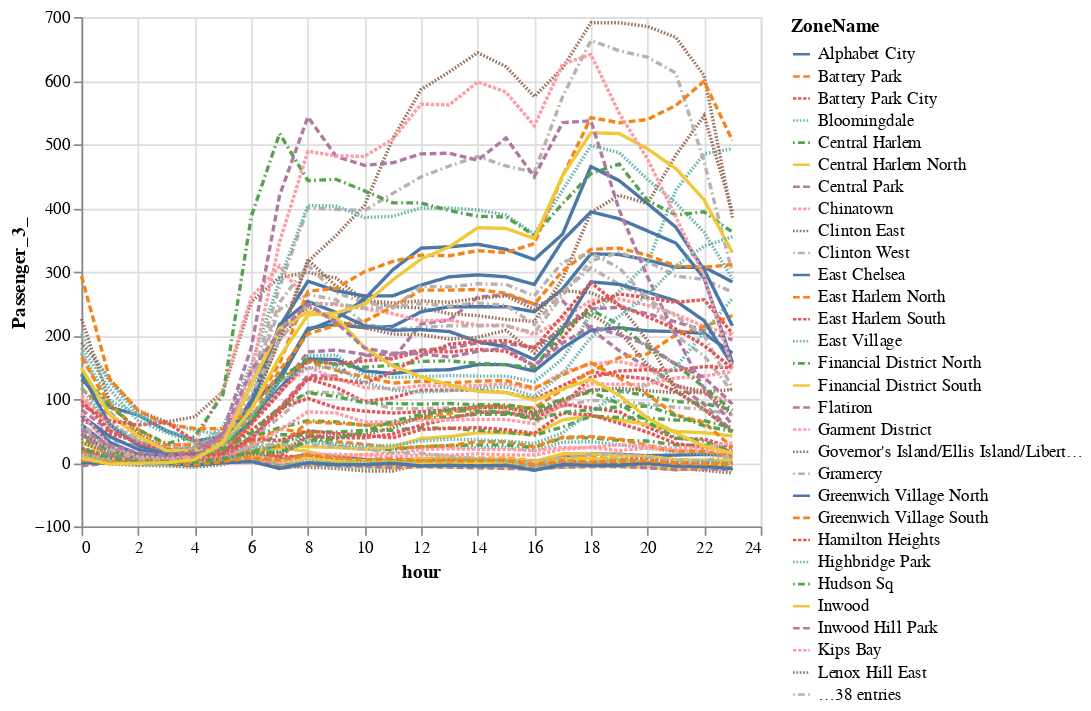

Source (notebook cell):
### Code cell
alt.Chart(long_df).mark_line().encode(
    x='hour',
    y='Passenger_3_',
    color='ZoneName',
    strokeDash='ZoneName',
)

### Figure 1 — Vega-Lite specification as saved in the notebook (floating-point values rounded to 4 significant figures; data arrays with more than 128 entries replaced by an {"elided": "..."} marker saying what was removed)
{"config": {"view": {"continuousWidth": 400, "continuousHeight": 300}}, "data": {"name": "data-e3cb3768807876a49f202fce88e0e5c4"}, "mark": "line", "encoding": {"color": {"type": "nominal", "field": "ZoneName"}, "strokeDash": {"type": "nominal", "field": "ZoneName"}, "x": {"type": "quantitative", "field": "hour"}, "y": {"type": "quantitative", "field": "Passenger_3_"}}, "$schema": "https://vega.github.io/schema/vega-lite/v4.8.1.json", "datasets": {"data-e3cb3768807876a49f202fce88e0e5c4": {"elided": "1608 records"}}}
